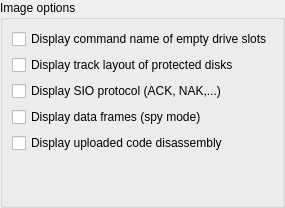
   <widget class="QWidget" name="page_diskoptions">
    <layout class="QGridLayout" name="gridLayout_10">
     <property name="leftMargin">
      <number>0</number>
     </property>
     <property name="topMargin">
      <number>0</number>
     </property>
     <property name="rightMargin">
      <number>0</number>
     </property>
     <property name="bottomMargin">
      <number>0</number>
     </property>
     <property name="spacing">
      <number>0</number>
     </property>
     <item row="0" column="0">
      <widget class="QGroupBox" name="diskGroup">
       <property name="minimumSize">
        <size>
         <width>258</width>
         <height>208</height>
        </size>
       </property>
       <property name="title">
        <string>Image options</string>
       </property>
       <layout class="QGridLayout" name="gridLayout_11">
        <item row="4" column="0">
         <widget class="QCheckBox" name="displayTransmission">
          <property name="text">
           <string>Display SIO protocol (ACK, NAK,...)</string>
          </property>
         </widget>
        </item>
        <item row="5" column="0">
         <widget class="QCheckBox" name="spyMode">
          <property name="text">
           <string>Display data frames (spy mode)</string>
          </property>
         </widget>
        </item>
        <item row="6" column="0">
         <widget class="QCheckBox" name="disassembleUploadedCode">
          <property name="text">
           <string>Display uploaded code disassembly</string>
          </property>
         </widget>
        </item>
        <item row="3" column="0">
         <widget class="QCheckBox" name="trackLayout">
          <property name="text">
           <string>Display track layout of protected disks</string>
          </property>
         </widget>
        </item>
        <item row="9" column="0">
         <spacer name="emulationSpacer2_2">
          <property name="orientation">
           <enum>Qt::Vertical</enum>
          </property>
          <property name="sizeHint" stdset="0">
           <size>
            <width>20</width>
            <height>40</height>
           </size>
          </property>
         </spacer>
        </item>
        <item row="2" column="0">
         <widget class="QCheckBox" name="commandName">
          <property name="text">
           <string>Display command name of empty drive slots</string>
          </property>
         </widget>
        </item>
       </layout>
      </widget>
     </item>
    </layout>
   </widget>
